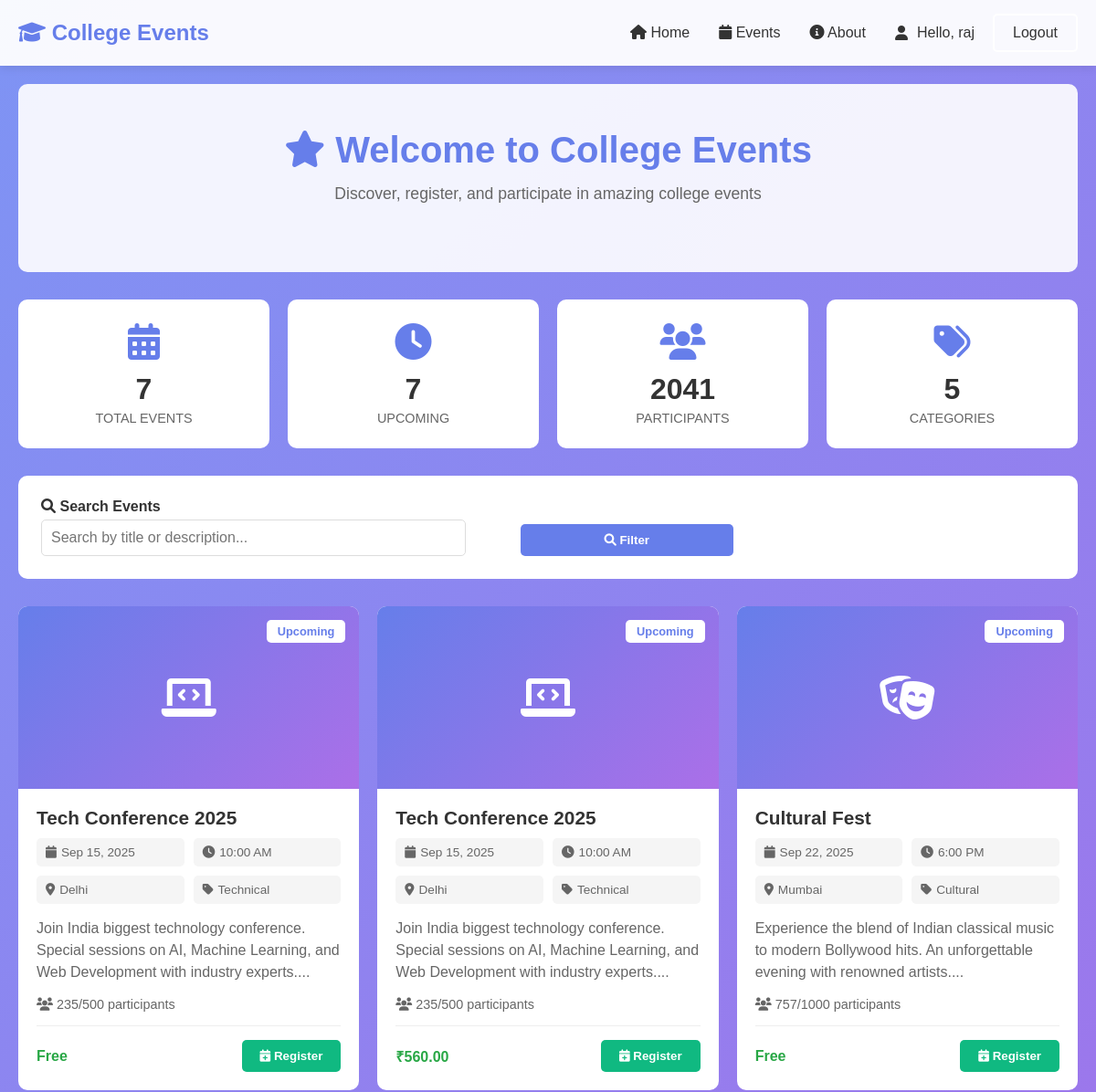
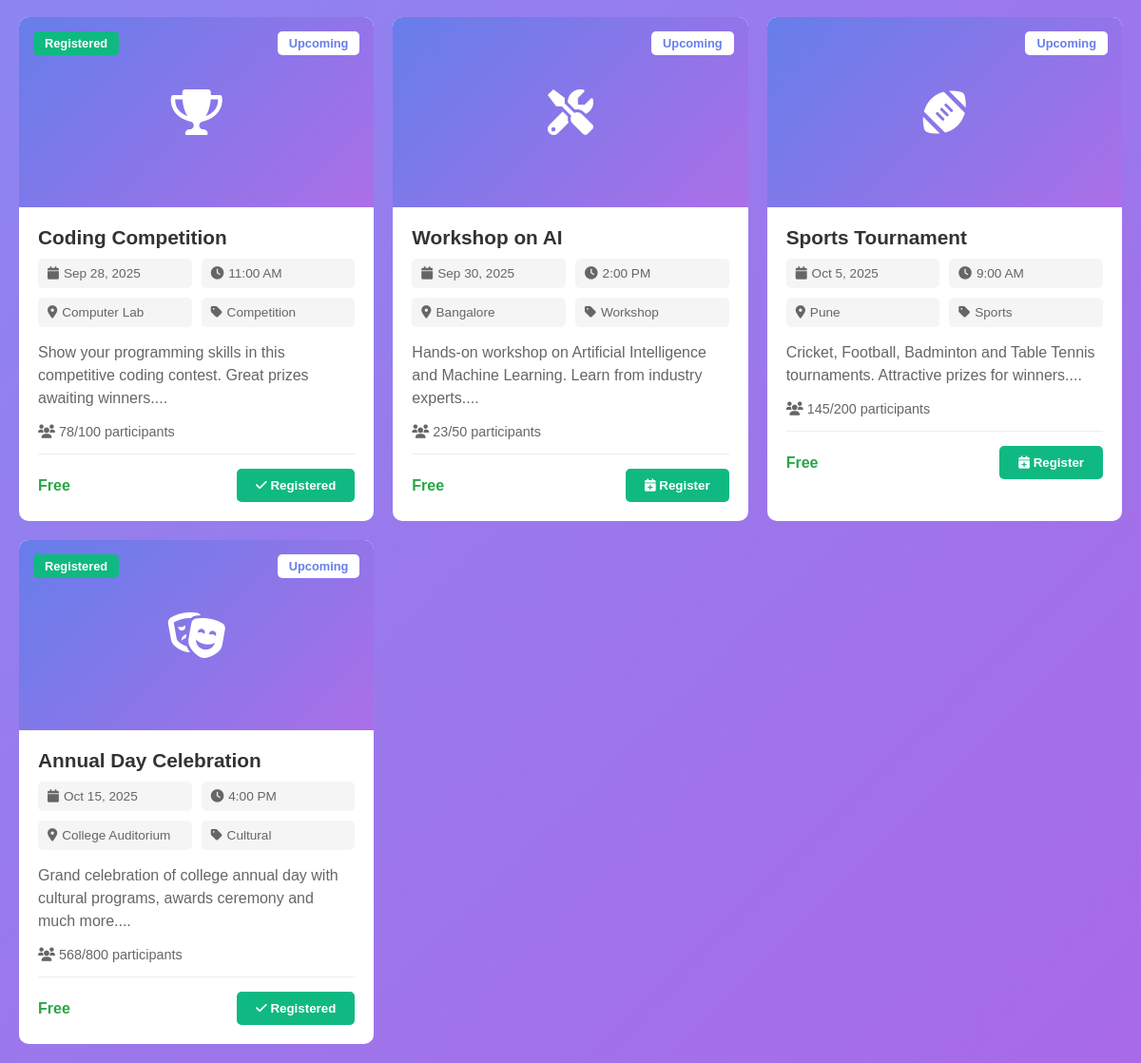
/index.php (signed in), run on the app's committed database (2 pictures, top to bottom).
### tables this page shows
CREATE TABLE `events` (
  `id` int(11) NOT NULL,
  `title` varchar(200) NOT NULL,
  `description` text NOT NULL,
  `event_date` date NOT NULL,
  `event_time` time NOT NULL,
  `location` varchar(200) NOT NULL,
  `max_participants` int(11) DEFAULT 100,
  `current_participants` int(11) DEFAULT 0,
  `category` varchar(50) NOT NULL,
  `organizer_name` varchar(100) NOT NULL,
  `organizer_email` varchar(100) NOT NULL,
  `organizer_phone` varchar(15) NOT NULL,
  `registration_fee` decimal(10,2) DEFAULT 0.00,
  `status` enum('upcoming','ongoing','completed','cancelled') DEFAULT 'upcoming',
  `created_at` timestamp NOT NULL DEFAULT current_timestamp()
);

### index.php (called while the page is built, shortened)
<?php
require_once 'AuthController.php';
require_once 'EventController.php';
$authController = new AuthController();
$eventController = new EventController();
$authController->logout();
$search = isset($_GET['search']) ? $_GET['search'] : '';
$category_filter = isset($_GET['category']) ? $_GET['category'] : '';
$status_filter = isset($_GET['status']) ? $_GET['status'] : '';
$result = $eventController->getEvents($search, $category_filter, $status_filter);
$user_registrations = $eventController->getUserRegistrations($authController->getCurrentUserId());
include 'index_view.php';
?>

### Registration.php (called while the page is built, shortened)
<?php
require_once 'database.php';
require_once 'User.php';
require_once 'Event.php';
class Registration {
    private $conn;
    public function __construct() {
        $db = new Database();
        $this->conn = $db->getConnection();
    }
    public function getUserRegistrations($user_id) {
        $user_id = (int)$user_id;
        $sql = "SELECT event_id FROM registrations WHERE user_id = $user_id";
        $result = $this->conn->query($sql);
        $registrations = array();
        while ($row = $result->fetch_assoc()) {
            $registrations[] = $row['event_id'];
        }
        return $registrations;
    }
}
?>

### database.php (called while the page is built, shortened)
<?php
class Database {
    private $host = 'localhost';
    private $username = 'root';
    private $password = '';
    private $database = 'college_events';
    private $conn;
    private function connect() {
        try {
            $this->conn = new mysqli($this->host, $this->username, $this->password, $this->database);
        } catch(Exception $e) {
            die("Database Error: " . $e->getMessage());
        }
    }
    public function getConnection() {
        return $this->conn;
    }
}
?>

### EventController.php (called while the page is built, shortened)
<?php
require_once 'Event.php';
require_once 'Registration.php';
class EventController {
    private $eventModel;
    private $registrationModel;
    public function __construct() {
        $this->eventModel = new Event();
        $this->registrationModel = new Registration();
    }
    public function getEvents($search = '', $category_filter = '', $status_filter = '') {
        return $this->eventModel->getAllEvents($search, $category_filter, $status_filter);
    }
    public function getUserRegistrations($user_id) {
        if ($user_id) {
            return $this->registrationModel->getUserRegistrations($user_id);
        }
        return array();
    }
    public function getCategoryIcon($category) {
        $category_icons = [
            'Technical' => 'fas fa-laptop-code',
            'Cultural' => 'fas fa-theater-masks',
            'Sports' => 'fas fa-football-ball',
            'Academic' => 'fas fa-book',
            'Workshop' => 'fas fa-tools',
            'Competition' => 'fas fa-trophy',
            'default' => 'fas fa-calendar'
        ];
        return isset($category_icons[$category]) ?
               $category_icons[$category] :
               $category_icons['default'];
    }
}
?>

### Event.php (called while the page is built, shortened)
<?php
require_once 'database.php';
class Event {
    private $conn;
    public function __construct() {
        $db = new Database();
        $this->conn = $db->getConnection();
    }
    public function getAllEvents($search = '', $category_filter = '', $status_filter = '') {
        $where_conditions = array();
        $where_clause = !empty($where_conditions) ? "WHERE " . implode(" AND ", $where_conditions) : "";
        $sql = "SELECT * FROM events $where_clause ORDER BY event_date ASC";
        return $this->conn->query($sql);
    }
}
?>

### User.php (called while the page is built, shortened)
<?php
require_once 'database.php';
class User {
    public function __construct() {
        $db = new Database();
    }
}
?>

### AuthController.php (called while the page is built, shortened)
<?php
require_once 'User.php';
class AuthController {
    public function isLoggedIn() {
        return isset($_SESSION['user_id']);
    }
    public function getCurrentUserId() {
        return isset($_SESSION['user_id']) ? $_SESSION['user_id'] : null;
    }
}
?>

### events_grid.php (the view, shortened to what this page needs)
<div id="events">
    <div class="events-grid">
        <?php
        if ($result && $result->num_rows > 0) {
            while($event = $result->fetch_assoc()) {
                $icon_class = $eventController->getCategoryIcon($event['category']);
                $event_date = date('M j, Y', strtotime($event['event_date']));
                $event_time = date('g:i A', strtotime($event['event_time']));
                $is_registered = in_array($event['id'], $user_registrations);
                echo "
                <div class='event-card'>
                    <div class='event-image'>
                        <i class='$icon_class'></i>
                        <div class='event-badge'>{$event['status']}</div>
                        " . ($is_registered ? "<div class='registration-status'>Registered</div>" : "") . "
                    </div>
                    <div class='event-content'>
                        <h3 class='event-title'>" . htmlspecialchars($event['title']) . "</h3>
                        <div class='event-meta'>
                            <div class='meta-item'>
                                <i class='fas fa-calendar'></i> {$event_date}
                            </div>
                            <div class='meta-item'>
                                <i class='fas fa-clock'></i> {$event_time}
                            </div>
                            <div class='meta-item'>
                                <i class='fas fa-map-marker-alt'></i> " . htmlspecialchars($event['location']) . "
                            </div>
                            <div class='meta-item'>
                                <i class='fas fa-tag'></i> " . htmlspecialchars($event['category']) . "
                            </div>
                        </div>
                        <div class='event-description'>
                            " . htmlspecialchars(substr($event['description'], 0, 150)) . "...
                        </div>
                        <div class='participants-info'>
                            <i class='fas fa-users'></i>
                            {$event['current_participants']}/{$event['max_participants']} participants
                        </div>
                        <div class='event-footer'>
                            <div>";
                if ($event['registration_fee'] > 0) {
                    echo "<strong style='color: #28a745;'>₹" . number_format($event['registration_fee'], 2) . "</strong>";
                } else {
                    echo "<strong style='color: #28a745;'>Free</strong>";
                }
                echo "          </div>
                            <div>";
                if (!$authController->isLoggedIn()) {
                    echo "<button class='btn' onclick='openModal(\"loginModal\")'>
                            <i class='fas fa-sign-in-alt'></i> Login to Register
                          </button>";
                } elseif ($is_registered) {
                    echo "<button class='btn btn-success' disabled>
                            <i class='fas fa-check'></i> Registered
                          </button>";
                } elseif ($event['current_participants'] >= $event['max_participants']) {
                    echo "<button class='btn' disabled style='background: #ccc;'>
                            <i class='fas fa-times'></i> Full
                          </button>";
                } else {
                    echo "<button class='btn btn-success' onclick='registerForEvent({$event['id']}, \"" . htmlspecialchars($event['title']) . "\")'>
                            <i class='fas fa-calendar-plus'></i> Register
                          </button>";
                }
                echo "          </div>
                        </div>
                    </div>
                </div>";
            }
        }
        ?>
    </div>
</div>

### style.css (style rules this page uses)
* { margin: 0; padding: 0; box-sizing: border-box; }
body { font-family: Arial, sans-serif; background: linear-gradient(135deg, #7e94f4, #a96ae8); min-height: 100vh; color: #333; }
.btn { background: #667eea; color: white; padding: 10px 20px; border: none; border-radius: 5px; cursor: pointer; text-decoration: none; font-weight: 600; display: inline-block; }
.btn-success { background: #10b981; }
.events-grid { display: grid; grid-template-columns: repeat(auto-fill, minmax(350px, 1fr)); gap: 20px; }
.event-card { background: white; border-radius: 10px; overflow: hidden; position: relative; }
.event-image { height: 200px; background: linear-gradient(135deg, #667eea, #ab6fe8); display: flex; align-items: center; justify-content: center; color: white; font-size: 3rem; }
.event-badge { position: absolute; top: 15px; right: 15px; background: white; color: #667eea; padding: 5px 12px; border-radius: 5px; font-size: 0.8rem; font-weight: bold; text-transform: capitalize; }
.registration-status { position: absolute; top: 15px; left: 15px; background: #10b981; color: white; padding: 5px 12px; border-radius: 5px; font-size: 0.8rem; font-weight: bold; }
.event-content { padding: 20px; }
.event-title { font-size: 1.3rem; font-weight: bold; color: #333; margin-bottom: 10px; }
.event-meta { display: grid; grid-template-columns: 1fr 1fr; gap: 10px; margin-bottom: 15px; }
.meta-item { display: flex; align-items: center; gap: 5px; font-size: 0.85rem; color: #666; background: #f5f5f5; padding: 8px 10px; border-radius: 5px; }
.event-description { color: #666; line-height: 1.5; margin-bottom: 15px; display: -webkit-box; -webkit-line-clamp: 3; -webkit-box-orient: vertical; overflow: hidden; }
.participants-info { font-size: 0.9rem; color: #666; margin-bottom: 15px; }
.event-footer { display: flex; justify-content: space-between; align-items: center; padding-top: 15px; border-top: 1px solid #eee; }

### data on the page
events: status "Upcoming", title "Tech Conference 2025", event_date "Sep 15, 2025", event_time "10:00 AM", location "Delhi", category "Technical", description "Join India biggest technology conference. Special sessions on AI, Machine Learning, and Web Development with industry experts.", current_participants "235", max_participants "500", registration_fee "Free"
events: status "Upcoming", title "Tech Conference 2025", event_date "Sep 15, 2025", event_time "10:00 AM", location "Delhi", category "Technical", description "Join India biggest technology conference. Special sessions on AI, Machine Learning, and Web Development with industry experts.", current_participants "235", max_participants "500", registration_fee "560.00"
events: status "Upcoming", title "Cultural Fest", event_date "Sep 22, 2025", event_time "6:00 PM", location "Mumbai", category "Cultural", description "Experience the blend of Indian classical music to modern Bollywood hits. An unforgettable evening with renowned artists.", current_participants "757", max_participants "1000", registration_fee "Free"
events: status "Upcoming", shows "Registered", title "Coding Competition", event_date "Sep 28, 2025", event_time "11:00 AM", location "Computer Lab", category "Competition", description "Show your programming skills in this competitive coding contest. Great prizes awaiting winners.", current_participants "78", max_participants "100", registration_fee "Free"
events: status "Upcoming", title "Workshop on AI", event_date "Sep 30, 2025", event_time "2:00 PM", location "Bangalore", category "Workshop", description "Hands-on workshop on Artificial Intelligence and Machine Learning. Learn from industry experts.", current_participants "23", max_participants "50", registration_fee "Free"
events: status "Upcoming", title "Sports Tournament", event_date "Oct 5, 2025", event_time "9:00 AM", location "Pune", category "Sports", description "Cricket, Football, Badminton and Table Tennis tournaments. Attractive prizes for winners.", current_participants "145", max_participants "200", registration_fee "Free"
events: status "Upcoming", shows "Registered", title "Annual Day Celebration", event_date "Oct 15, 2025", event_time "4:00 PM", location "College Auditorium", category "Cultural", description "Grand celebration of college annual day with cultural programs, awards ceremony and much more.", current_participants "568", max_participants "800", registration_fee "Free"

### other printed values
$authController->getCurrentUserName() "raj"
$stats['total_events'] "7"
$stats['upcoming_events'] "7"
$stats['total_participants'] "2041"
$stats['total_categories'] "5"
